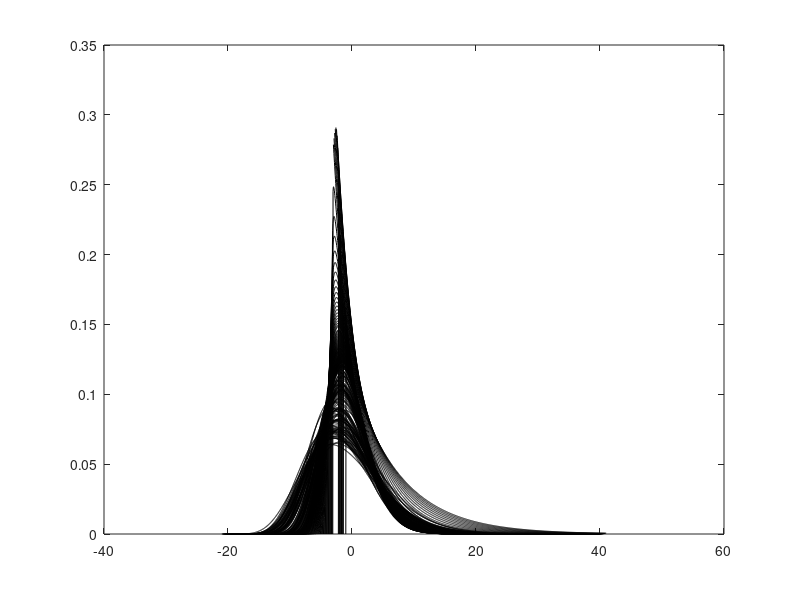

Reproduce this figure in MATLAB.
x=12.3+[-12.3 -9.90285009843787,-9.63690224291155,-9.37095438738523,-9.10500653185891,-8.83905867633259,-8.57311082080627,-8.30716296527995,-8.04121510975363,-7.77526725422731,-7.50931939870099,-7.30985850705625,-6.88877440247291,-6.62282654694659,-6.36131115567904,-6.11309315718781,-5.84714530166148,-5.55903512484130,-5.29751973357376,-5.02713941378866,-4.76119155826234,-4.51740602402988,-4.29578281109128,-4.07415959815268,-3.87469870650794,-3.69740013615706,-3.52010156580618,-3.34280299545530,-3.16550442510442,-2.98820585475354,-2.81090728440266,-2.63360871405178,-2.45631014370090,-2.27901157335002,-2.10171300299914,-1.92441443264826,-1.74711586229737,-1.54765497065263,-1.30386943642017,-1.03792158089385,-0.776406189626306,-0.506025869841212,-0.284402656902611,-0.0184548013762900,0.287385232478979,0.602090194851790,0.854740657601795,1.13398590590443,1.39993376143075,1.66588161695707,1.90966715118953,2.13129036412813,2.35291357706674,2.57453679000534,2.79616000294394,3.01778321588254,3.23940642882114,3.46102964175974,3.68265285469834,3.90427606763694,4.14806160186940,4.41400945739572,4.67995731292204,4.94590516844836,5.21185302397468,5.47780087950100,5.72158641373346,6.00969659055365,6.29780676737382,6.59921433697032,6.82970247842647,7.07348801265893,7.36159818947911,7.64970836629929,7.90457506117868];
y=[0 0.0211489100177111,0.0211489100177111,0.0211489100177111,0.0211489100177111,0.0211489100177111,0.0211489100177111,0.0211489100177111,0.0211489100177111,0.0211489100177111,0.0211489100177111,0.0211489100177111,0.117915717677111,0.166299121506814,0.253389248400271,0.359832736825613,0.553366352144412,0.795283371292914,1.10493715580299,1.48877882618528,1.99680456639713,2.49837918609836,3.03059662822506,3.63055083571334,4.20631334128677,4.76272248532832,5.36751503319957,5.97230758107082,6.60129183085692,7.24237193160045,7.89554788330140,8.54872383500235,9.20189978670330,9.83088403648940,10.4477724353181,11.0283732812745,11.5726865743586,12.1557065905065,12.7459841172288,13.3265849631852,13.7717122784185,14.0845916231839,14.2458696359495,14.3426364436089,14.2071629128858,13.9555692129713,13.6459154284613,13.1814347516961,12.6492173095694,12.0686164636130,11.4880156176566,10.9074147717002,10.3268139257438,9.73653639902149,9.13658219153320,8.53662798404492,7.94635045732258,7.36574961136618,6.79482544617572,6.22390128098526,5.68200715809262,5.10140631213622,4.52080546617982,4.02084362660625,3.55313738958582,3.11768675511852,2.76932624754467,2.39193569767302,2.05325187086511,1.74359808635504,1.52103442873841,1.32750081341962,1.12429051733487,0.940433582782013,0.819475073207762];
p12=fmincon(@(z)sum((y-100.*gampdf(x,z(1),z(2))).^2),[26 0.55])

load('Digitized_InfectionProfile_5days.mat')
x=IP(:,1)+5;
y=IP(:,2); % Y is not scaled by 100
p5=fmincon(@(z)sum((y-gampdf(x,z(1),z(2))).^2),[7.8 1])

load('Digitized_InfectionProfile_8days.mat')
x=IP(:,1)+8;
y=IP(:,2);  % Y is not scaled by 100
p8=fmincon(@(z)sum((y-gampdf(x,z(1),z(2))).^2),[26 0.55])

load('Digitized_InfectionProfile_11days.mat')
x=IP(:,1)+11;
y=IP(:,2);  % Y is not scaled by 100
p11=fmincon(@(z)sum((y-gampdf(x,z(1),z(2))).^2),[26 2])

Inc=[5 8 11 12.3];
ya=[p5(1) p8(1) p11(1) p12(1)];
yb=[p5(2) p8(2) p11(2) p12(2)];

TT=[1:0.1:21];
av=zeros(201,1);
bv=zeros(201,1);
tv=[0:42];
% assume av has a lower bound of one such that there is a mode
for ii=1:201
   ptemp=fmincon(@(z)sum((gampdf(tv+TT(ii),z(1),z(2))-gampdf(tv+Inc(1),ya(1),yb(1))).^2+(gampdf(tv+TT(ii),z(1),z(2))-gampdf(tv+Inc(2),ya(2),yb(2))).^2+(gampdf(tv+TT(ii),z(1),z(2))-gampdf(tv+Inc(3),ya(3),yb(3))).^2+(gampdf(tv+TT(ii),z(1),z(2))-gampdf(tv+Inc(4),ya(4),yb(4))).^2),[2 2],[],[],[],[],[1 0],[inf inf]);
   av(ii)=ptemp(1);
   bv(ii)=ptemp(2);
end

close all;
t=linspace(0,42,1001);
for ii=1:201
   plot(t-TT(ii), gampdf(t,av(ii),bv(ii)),'k'); hold on;
end